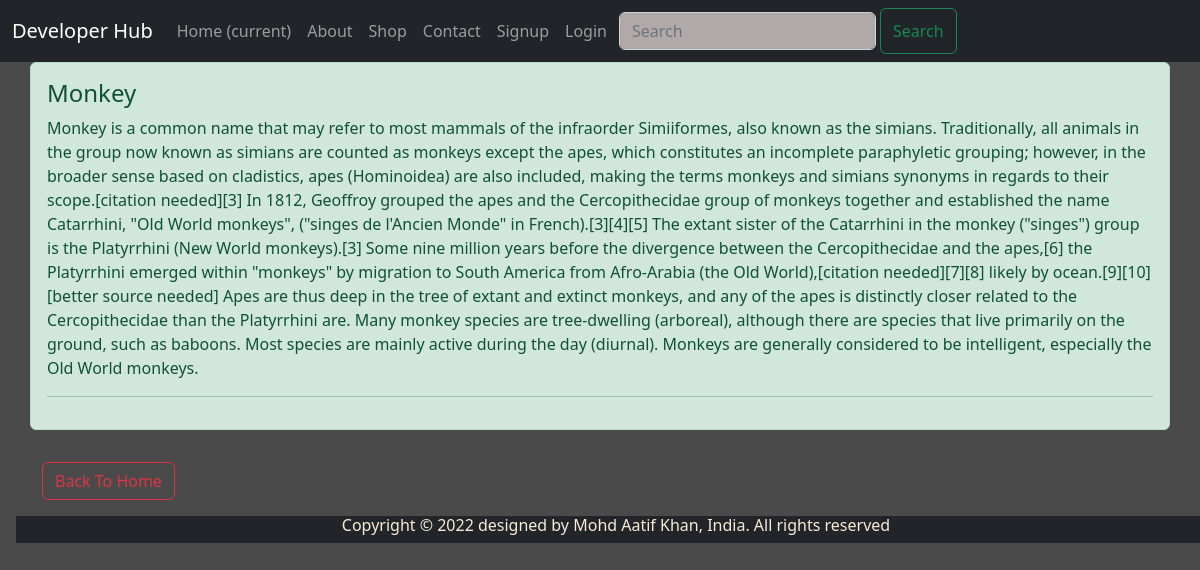
Screenshot of /myapp/onedata/1/ with the database file from the repository.
### myapp/models.py (models this page shows)
class Post(models.Model):
 title = models.CharField(max_length=150)
 desc = models.TextField()

### myapp/views.py (the view)
# urls.py: path('onedata/<int:id>/', views.onedata, name='onedata'),
def onedata(request, id):
    po = Post.objects.get(id=id)
    return render(request, 'myapp/onedata.html', {'po': po})

### myapp/templates/myapp/onedata.html (shortened to what this page needs)
{% extends 'myapp/base.html' %}
    {% block content %}
<div class="container">
    <div class="row">
         <div class="alert alert-success" role="alert">
  <h4 class="alert-heading">{{po.title}}</h4>
  <p>{{po.desc}}</p>
  <hr>
</div>
    </div>
<div>
    <a href="{% url 'home' %}" class="btn btn-outline-danger mt-3">Back To Home</a>
</div>
    </div>
    {% endblock %}

### myapp/static/myapp/css/style.css (style rules this page uses)
body { background-color: rgb(75, 74, 74); color: antiquewhite; }

### rows the page displays
Post: title "Monkey", desc "Monkey is a common name that may refer to most mammals of the infraorder Simiiformes, also known as the simians. Traditionally, all animals in the group now known as simians are counted as monkeys except the apes, which constitutes an incomplete paraphyletic grouping; however, in the broader sense based on cladistics, apes (Hominoidea) are also included, making the terms monkeys and simians synonyms in regards to their scope.[citation needed][3] In 1812, Geoffroy grouped the apes and the Cercopithecidae group of monkeys together and established the name Catarrhini, \"Old World monkeys\", (\"singes de l'Ancien Monde\" in French).[3][4][5] The extant sister of the Catarrhini in the monkey…"
